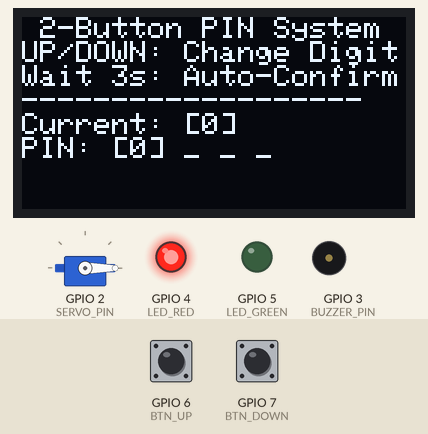
Simulated run of this sketch. Board: ESP32-S3. Shown: servo, 128×64 one-colour display, output pins drawn as LEDs (lit = HIGH), buzzer (waves = sounding). Wiring (from diagram.json): servo: signal GPIO 2. Inputs (shaded band) come from the test bench; at power-on: GPIO 6 (BTN_UP) HIGH, GPIO 7 (BTN_DOWN) HIGH. The display library's start-up logo is not drawn; servo pulses on a pin are drawn as a servo (544–2400 µs = 0–180°); pins used as bus, display or sensor lines are not drawn; what the sketch prints to the serial monitor is not drawn.

Above: at 2.4 s.
2.5 s: GPIO 6 (BTN_UP) pulled LOW for 0.15 s
At 3.9 s:
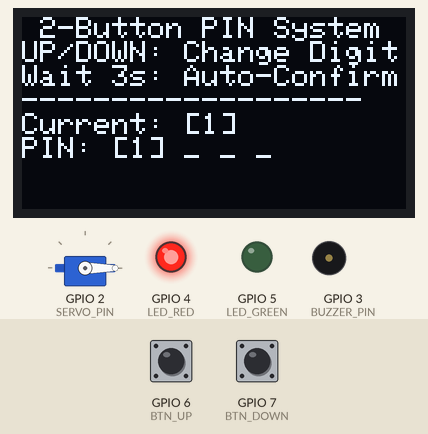
5.6 s: GPIO 7 (BTN_DOWN) pulled LOW for 0.15 s
At 7.2 s:
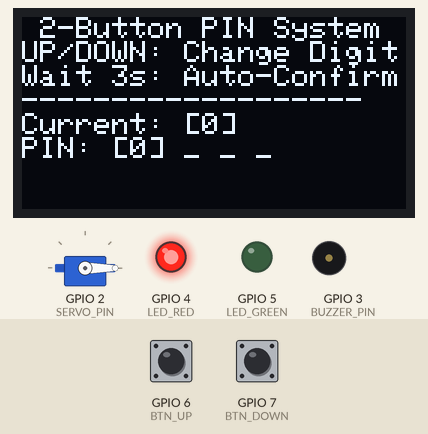
8.7 s: GPIO 6 (BTN_UP) pulled LOW for 1 s
At 12.2 s:
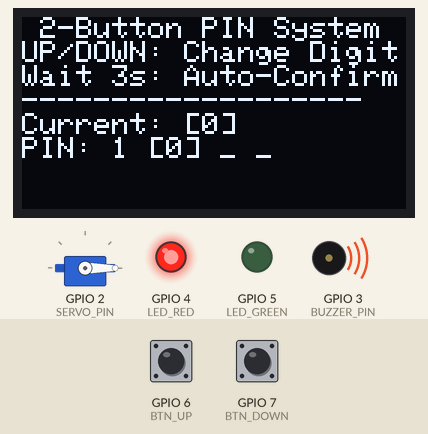
12.7 s: GPIO 7 (BTN_DOWN) pulled LOW for 1 s
At 19.9 s:
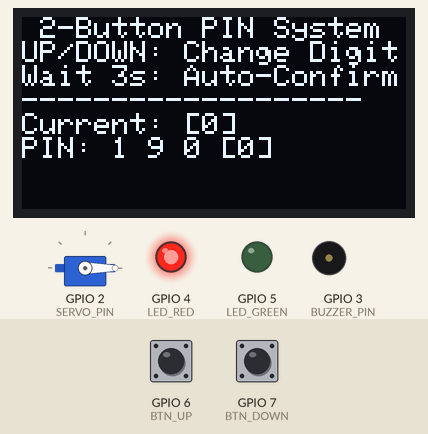
Timing chart, 0 to 20.7 s (numbered marks = the images above; inputs shaded):
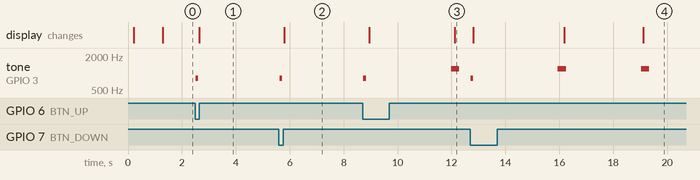

The sketch:

sketch.ino
```cpp
#include <Adafruit_SSD1306.h>
#include <FreeRTOS.h>
#include <queue.h>
#include <semphr.h>


#define BTN_UP       6
#define BTN_DOWN     7
#define SERVO_PIN    2
#define BUZZER_PIN   3
#define LED_RED      4
#define LED_GREEN    5
#define OLED_SDA     8
#define OLED_SCL     9


int currentDigit = 0;
int pin[4] = {0};
int pinIndex = 0;
bool doorLocked = true;


unsigned long lastStableTime = 0;
int lastStableDigit = -1;


SemaphoreHandle_t xMutex;
SemaphoreHandle_t xPinCompleteSemaphore;


Adafruit_SSD1306 display(128, 64, &Wire, -1);


void taskInput(void *pvParameters);
void taskDisplay(void *pvParameters);
void taskValidator(void *pvParameters);


void setServoAngle(int angle) {
  int pulseWidth = map(angle, 0, 180, 500, 2500);


  for(int i = 0; i < 10; i++) {
    digitalWrite(SERVO_PIN, HIGH);
    delayMicroseconds(pulseWidth);
    digitalWrite(SERVO_PIN, LOW);
    delay(20);
  }
}

void setup() {
  Serial.begin(115200);


  pinMode(BTN_UP, INPUT_PULLUP);
  pinMode(BTN_DOWN, INPUT_PULLUP);
  pinMode(SERVO_PIN, OUTPUT);
  pinMode(LED_RED, OUTPUT);
  pinMode(LED_GREEN, OUTPUT);
  pinMode(BUZZER_PIN, OUTPUT);


  setServoAngle(0);
  digitalWrite(LED_RED, HIGH);
  digitalWrite(LED_GREEN, LOW);


  Wire.begin(OLED_SDA, OLED_SCL);
  if(!display.begin(SSD1306_SWITCHCAPVCC, 0x3C)) {
    Serial.println(F("SSD1306 allocation failed"));
    for(;;);
  }
  display.display();
  delay(1000);


  xMutex = xSemaphoreCreateMutex();
  xPinCompleteSemaphore = xSemaphoreCreateBinary();


  xTaskCreate(taskInput, "Input Task", 2048, NULL, 2, NULL);
  xTaskCreate(taskDisplay, "Display Task", 2048, NULL, 1, NULL);
  xTaskCreate(taskValidator, "Validator Task", 2048, NULL, 1, NULL);

  Serial.println(" System Started - Ready for PIN Input");
  Serial.println(" PIN: 1-2-3-4 to unlock");
}

void loop() {
  vTaskDelete(NULL);
}

void taskInput(void *pvParameters) {
  int lastButtonUp = HIGH, lastButtonDown = HIGH;

  while(1) {
    int btnUp = digitalRead(BTN_UP);
    int btnDown = digitalRead(BTN_DOWN);


    if (btnUp == LOW && lastButtonUp == HIGH) {
      xSemaphoreTake(xMutex, portMAX_DELAY);
      currentDigit = (currentDigit + 1) % 10;
      Serial.print("UP: ");
      Serial.println(currentDigit);
      xSemaphoreGive(xMutex);
      tone(BUZZER_PIN, 800, 100);
      delay(200);
    }


    if (btnDown == LOW && lastButtonDown == HIGH) {
      xSemaphoreTake(xMutex, portMAX_DELAY);
      currentDigit = (currentDigit - 1 + 10) % 10;
      Serial.print("DOWN: ");
      Serial.println(currentDigit);
      xSemaphoreGive(xMutex);
      tone(BUZZER_PIN, 800, 100);
      delay(200);
    }

    lastButtonUp = btnUp;
    lastButtonDown = btnDown;


    xSemaphoreTake(xMutex, portMAX_DELAY);
    if (currentDigit == lastStableDigit) {
      if ((millis() - lastStableTime) > 3000) {

        pin[pinIndex] = currentDigit;
        Serial.print(" Digit ");
        Serial.print(pinIndex + 1);
        Serial.print(" saved: ");
        Serial.println(currentDigit);

        pinIndex = (pinIndex + 1) % 4;
        tone(BUZZER_PIN, 1200, 300);

        if (pinIndex == 0) {
          xSemaphoreGive(xPinCompleteSemaphore);
          Serial.println(" PIN Complete - Validating..");
        }

        currentDigit = 0;
        lastStableDigit = -1;
      }
    } else {
      lastStableDigit = currentDigit;
      lastStableTime = millis();
    }
    xSemaphoreGive(xMutex);

    vTaskDelay(50 / portTICK_PERIOD_MS);
  }
}

void taskDisplay(void *pvParameters) {
  while(1) {
    xSemaphoreTake(xMutex, portMAX_DELAY);

    display.clearDisplay();
    display.setTextSize(1);
    display.setTextColor(SSD1306_WHITE);
    display.setCursor(0,0);

    display.println(" 2-Button PIN System");
    display.println("UP/DOWN: Change Digit");
    display.println("Wait 3s: Auto-Confirm");
    display.println("-------------------");

    display.print("Current: [");
    display.print(currentDigit);
    display.println("]");

    display.print("PIN: ");
    for(int i=0; i<4; i++) {
      if(i < pinIndex) {
        display.print(pin[i]);
      } else if(i == pinIndex) {
        display.print("[");
        display.print(currentDigit);
        display.print("]");
      } else {
        display.print("_");
      }
      display.print(" ");
    }


    display.display();
    xSemaphoreGive(xMutex);

    vTaskDelay(200 / portTICK_PERIOD_MS);
  }
}

void taskValidator(void *pvParameters) {
  while(1) {
    if (xSemaphoreTake(xPinCompleteSemaphore, portMAX_DELAY)) {
      xSemaphoreTake(xMutex, portMAX_DELAY);


      bool correct = (pin[0] == 1 && pin[1] == 2 && pin[2] == 3 && pin[3] == 4);

      if (correct) {

        Serial.println(" ACCESS GRANTED! Door UNLOCKED");
        doorLocked = false;
        setServoAngle(90);
        digitalWrite(LED_GREEN, HIGH);
        digitalWrite(LED_RED, LOW);
        tone(BUZZER_PIN, 2000, 1000);


        display.clearDisplay();
        display.setTextSize(1);
        display.setCursor(0,0);
        display.println(" ACCESS GRANTED!");
        display.println("PIN: CORRECT");
        display.println("Door: UNLOCKED");
        display.println("Welcome!");
        display.display();
      } else {

        Serial.println(" ACCESS DENIED! Wrong PIN");
        doorLocked = true;
        setServoAngle(0);
        digitalWrite(LED_RED, HIGH);
        digitalWrite(LED_GREEN, LOW);
        tone(BUZZER_PIN, 500, 1000);


        display.clearDisplay();
        display.setTextSize(1);
        display.setCursor(0,0);
        display.println(" ACCESS DENIED!");
        display.println("PIN: INCORRECT");
        display.println("Door: LOCKED");
        display.print("Entered: ");
        for(int i=0; i<4; i++) {
          display.print(pin[i]);
        }
        display.display();
      }

      xSemaphoreGive(xMutex);


      vTaskDelay(4000 / portTICK_PERIOD_MS);


      xSemaphoreTake(xMutex, portMAX_DELAY);
      for(int i=0; i<4; i++) pin[i] = 0;
      pinIndex = 0;
      currentDigit = 0;
      doorLocked = true;
      setServoAngle(0);
      digitalWrite(LED_RED, HIGH);
      digitalWrite(LED_GREEN, LOW);
      xSemaphoreGive(xMutex);

      Serial.println(" System Reset - Ready for New PIN");
    }
  }
}
```

Measured:
- after the input at 2.5 s, the display: changes after 0.14 s (image 1)
- after the input at 5.6 s, the display: changes after 0.20 s (image 2)
- by itself, tone on GPIO 3 (BUZZER_PIN): plays 800 Hz for 0.10 s, 1200 Hz for 0.30 s, 1200 Hz for 0.30 s
